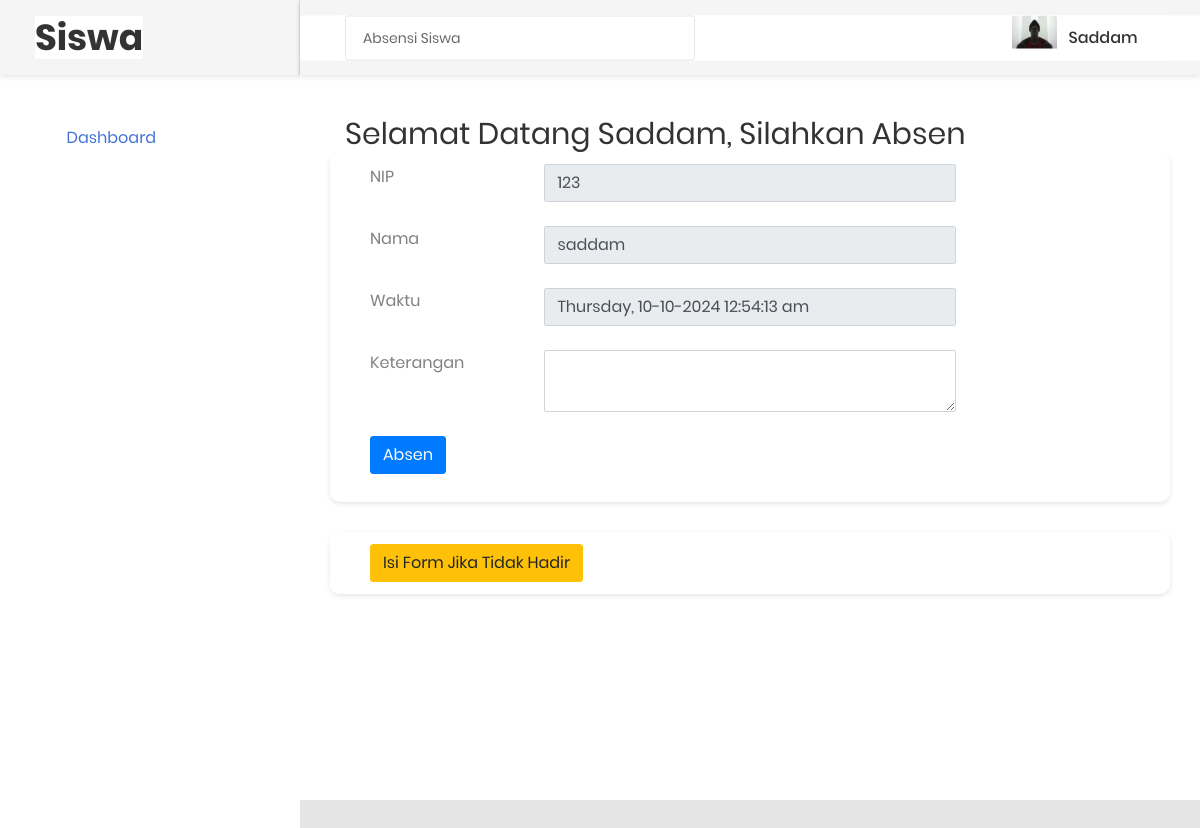
Screenshot of /karyawan/index.php?m=awal (signed in) with the database file from the repository.
### tables this page shows
CREATE TABLE `tb_karyawan` (
  `id_karyawan` int(11) NOT NULL,
  `username` varchar(50) NOT NULL,
  `password` varchar(50) NOT NULL,
  `nama` varchar(255) NOT NULL,
  `tmp_tgl_lahir` varchar(255) NOT NULL,
  `jenkel` varchar(255) NOT NULL,
  `agama` varchar(255) NOT NULL,
  `alamat` text NOT NULL,
  `no_tel` varchar(18) NOT NULL,
  `jabatan` varchar(255) NOT NULL,
  `foto` varchar(50) NOT NULL
);

### karyawan/awal.php (the view, shortened to what this page needs)
<!DOCTYPE html>
<html lang="en">
<head>
    <link href="css/font-face.css" rel="stylesheet" media="all">
    <link href="vendor/font-awesome-4.7/css/font-awesome.min.css" rel="stylesheet" media="all">
    <link href="vendor/font-awesome-5/css/fontawesome-all.min.css" rel="stylesheet" media="all">
    <link href="vendor/mdi-font/css/material-design-iconic-font.min.css" rel="stylesheet" media="all">
    <link href="vendor/bootstrap-4.1/bootstrap.min.css" rel="stylesheet" media="all">
    <link href="vendor/animsition/animsition.min.css" rel="stylesheet" media="all">
    <link href="vendor/bootstrap-progressbar/bootstrap-progressbar-3.3.4.min.css" rel="stylesheet" media="all">
    <link href="vendor/wow/animate.css" rel="stylesheet" media="all">
    <link href="vendor/css-hamburgers/hamburgers.min.css" rel="stylesheet" media="all">
    <link href="vendor/slick/slick.css" rel="stylesheet" media="all">
    <link href="vendor/select2/select2.min.css" rel="stylesheet" media="all">
    <link href="vendor/perfect-scrollbar/perfect-scrollbar.css" rel="stylesheet" media="all">
    <link href="css/theme.css" rel="stylesheet" media="all">
</head>
<body class="animsition" >
    <div class="page-wrapper">
        <aside class="menu-sidebar d-none d-lg-block">
            <div class="logo">
                <a href="#">
<h1>Siswa</h1>
                </a>
            </div>
            <div class="menu-sidebar__content js-scrollbar1">
                <nav class="navbar-sidebar">
                    <ul class="list-unstyled navbar__list">
                        <li class="active has-sub">
                            <a class="js-arrow" href="?m=awal">
                                <i class="fas fa-tachometer-alt"></i>Dashboard</a>
                        </li>
                    </ul>
                </nav>
            </div>
        </aside>
        <div class="page-container">
            <header class="header-desktop">
                <div class="section__content section__content--p30">
                    <div class="container-fluid">
                        <div class="header-wrap">
                            <form class="form-header" action="" method="POST">
                                <input class="au-input au-input--xl" type="text" name="search" value="Absensi Siswa" readonly="" />
                            </form>
                            <div class="header-button">
                                 <?php
                                    $id = $_SESSION['idsi'];
                                    include '../koneksi.php';
                                    $sql = "SELECT * FROM tb_karyawan WHERE id_karyawan = '$id'";
                                    $query = mysqli_query($koneksi, $sql);
                                    $r = mysqli_fetch_array($query);
                                     ?>
                                <div class="account-wrap">
                                    <div class="account-item clearfix js-item-menu">
                                        <div class="image">
                                            <img src="../images/<?php echo $r['foto'];?>" class="img-circle" alt="<?php echo $r['nama'];?>" />
                                        </div>
                                        <div class="content">
                                            <a class="js-acc-btn" href="#"><?php echo $r['nama']; ?></a>
                                        </div>
                                </div>
                            </div>
                        </div>
                    </div>
                </div>
            </header>
            <div class="main-content">
                <div class="section__content section__content--p30">
                    <div class="container-fluid">
                        <div class="row">
                            <div class="col-md-12">
                                <div class="overview-wrap">
                                    <h2 class="title-1" style="text-align: center;">Selamat Datang <?php echo $_SESSION['namasi']; ?>, Silahkan Absen</h2>
                                </div>
                            </div>
                        </div>
                        <div class="row">
                           <div class="table-responsive table--no-card m-b-30">
                            <form action="dt_absen_sv.php" method="post">
                                <div class="form-group">
                                <table class="table table-borderless table-striped table-earning" >
                                        <tbody>
                                            <tr>
                                                <td>NIP</td>
                                                <td>
                                                <input type="text" readonly="" class="form-control" name="id_karyawan" autocomplete="off" size="25px" maxlength="25px" value="<?php echo $_SESSION
                                                ['idsi'];?>">
                                            </td>
                                            </tr>
                                            <tr>
                                                <td>Nama</td>
                                                <td><input type="text" class="form-control" name="nama" autocomplete="off" readonly="" value="<?php echo $_SESSION['namasi']; ?>"></td>
                                            </tr>
                                             <tr>
                                                <td>Waktu</td>
                                                <td><input type="text" class="form-control" value="<?php echo date('l, d-m-Y h:i:s a' ); ?>" name="waktu_masuk" readonly="" ></td>
                                            </tr>
                                           <tr>
                                           <td>Keterangan</td>
                                            	<td><textarea name="keterangan_masuk" class="form-control" required=""></textarea></td>
                                           </tr>
                                           <tr>
                                                <td><button type="submit" name="simpan" class="btn btn-primary">Absen</button></td>
                                            </tr>
                                      </tbody>
                                    </table>
                                        </div>
                            </form>
                                </div>
                        </div>
                     <div class="row">
                           <div class="table-responsive table--no-card m-b-30">
                                <table class="table table-borderless table-striped table-earning" >
                                        <tbody>
                                            <tr>
                                                <td>
                                               <a href="?m=karyawan&s=title"><button class="btn btn-warning">Isi Form Jika Tidak Hadir</button></a>
                                            </td>
                                            </tr>
                                      </tbody>
                                    </table>
                                </div>
                        </div>
                        <div class="header-desktop">
                            <div class="col-md-12">
                                <div class="copyright">
                                    <p>Copyright © 2023 PT. Mandiri Perkasa Elektrika All rights reserved. Designer by <a href="">Future Web Design</a>.</p>
                                </div>
                            </div>
                        </div>
                    </div>
                </div>
            </div>
        </div>
    </div>
</body>
</html>

### rows the page displays
tb_karyawan: foto (picture), nama "Saddam"

### other values shown
$_SESSION['namasi'] "Saddam"
